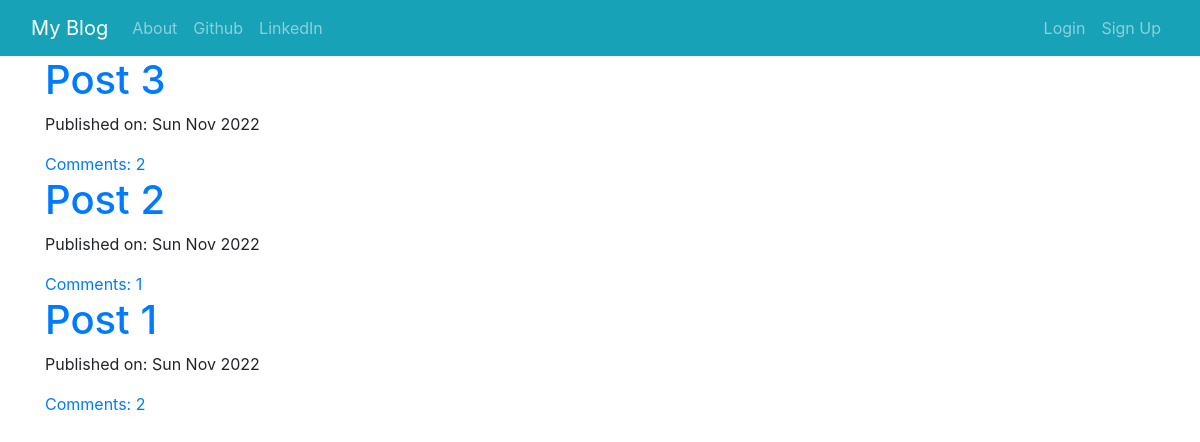
The page / on the database its author committed.
### blog/models.py (models this page shows, shortened)
class Post(models.Model):
    author = models.ForeignKey('auth.User', on_delete=models.CASCADE)
    title = models.CharField(max_length=200)
    text = models.TextField()
    created_date = models.DateTimeField(default=timezone.now)
    published_date = models.DateTimeField(blank=True, null=True)
    def approve_comments(self):
        return self.comments.filter(approved_comment=True)

### blog/views.py (the view)
# urls.py: path('', views.PostListView.as_view(), name='post_list'),
class PostListView(ListView):
    model = Post
    def get_queryset(self):
        return Post.objects.filter(published_date__lte=timezone.now()).order_by('-published_date')

### templates/blog/post_list.html (shortened to what this page needs)
{% extends "blog/base.html" %}
{% block content %}
    <div class="centerstage">
        {% for post in  post_list %}
            <div class="post">
                <h1><a href="{% url 'post_detail' pk=post.pk %}">{{ post.title }}</a></h1>
                <div class="date">
                    <p>Published on: {{ post.published_date|date:"D M Y" }}</p>
                </div>
                <a href="{% url 'post_detail' pk=post.pk %}">Comments: {{ post.approve_comments.count }}</a>
            </div>
        {% endfor %}
    </div>
{% endblock %}

### templates/blog/base.html (shortened to what this page needs)
{% load static %}
<!DOCTYPE html>
<html lang="en">
<head>
    <link rel="stylesheet" href="https://cdn.jsdelivr.net/npm/bootstrap@4.3.1/dist/css/bootstrap.min.css"
>
    <link rel="stylesheet" href="https://cdn.jsdelivr.net/npm/bootstrap-icons@1.3.0/font/bootstrap-icons.css">
    <link rel="stylesheet" href="//cdn.jsdelivr.net/npm/medium-editor@latest/dist/css/medium-editor.min.css"
          type="text/css" media="screen" charset="utf-8">
    <link rel="stylesheet" href="{% static 'css/blog.css' %}">
</head>
<body class="loader">
<nav class="navbar navbar-expand-lg navbar-light bg-info navbar-dark">
    <div class="container-fluid">
        <ul class="navbar-nav me-auto mb-2 mb-lg-0">
            <li class="nav-item">
                <a class="navbar-brand" href="{% url 'post_list' %}">My Blog</a>
            </li>
            <li class="nav-item">
                <a class="nav-link" href="{% url 'about' %}">About</a>
            </li>
            <li class="nav-item">
                <a class="nav-link" href="https://www.github.com">Github</a>
            </li>
            <li class="nav-item">
                <a class="nav-link" href="https://www.linkedin.com">LinkedIn</a>
            </li>
        </ul>
        <ul class="navbar-nav d-flex flex-row me-1">
            {% if user.is_authenticated %}
                <li class="navbar-nav d-flex flex-row me-1">
                    <a class="nav-link" href="{% url 'post_new' %}">New Post</a>
                </li>
                <li class="navbar-nav d-flex flex-row me-1">
                    <a class="nav-link" href="{% url 'post_draft_list' %}">Drafts</a>
                </li>
                <li class="navbar-nav d-flex flex-row me-1">
                    <a class="nav-link" href="{% url 'logout' %}">Log out</a>
                </li>
                <li class="navbar-nav d-flex flex-row me-1">
                    <a class="nav-link">Welcome: {{ user.username }}</a>
                </li>
            {% else %}
                <li class="navbar-nav d-flex flex-row me-1">
                    <a class="nav-link" href="{% url 'login' %}">Login</a>
                </li>
                <li class="navbar-nav d-flex flex-row me-1">
                    <a class="nav-link" href="{% url 'signup' %}">Sign Up</a>
                </li>
            {% endif %}
        </ul>
    </div>
</nav>
<div class="content container">
    <div class="row">
        <div class="col-md-8">
            <div class="blog_posts">
                {% block content %}
                {% endblock %}
            </div>
        </div>
    </div>
</div>
</body>
</html>

### blog/static/blog.css (style rules this page uses)
.centerstage { margin:auto }

### rows shown on the page
Post: title "Post 3", published_date "Sun Nov 2022", approve_comments.count "2"
Post: title "Post 2", published_date "Sun Nov 2022", approve_comments.count "1"
Post: title "Post 1", published_date "Sun Nov 2022", approve_comments.count "2"
